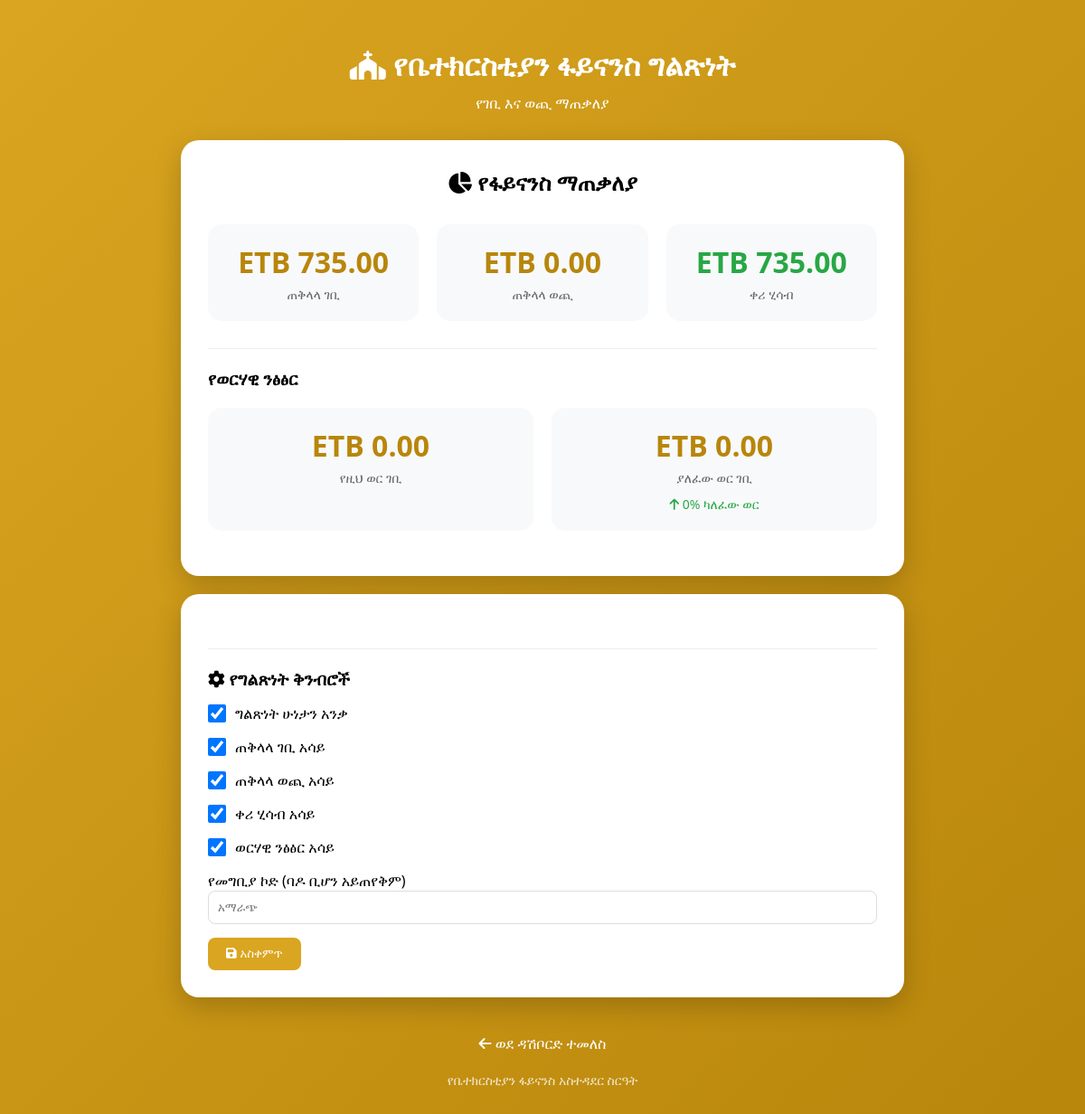
The app's page /nibret/transparency.php (signed in) with its own data.
### tables this page shows
CREATE TABLE `transparency_settings` (
  `id` int(11) NOT NULL AUTO_INCREMENT,
  `public_view_enabled` tinyint(1) DEFAULT 1,
  `show_income_total` tinyint(1) DEFAULT 1,
  `show_expense_total` tinyint(1) DEFAULT 1,
  `show_balance` tinyint(1) DEFAULT 1,
  `show_monthly_comparison` tinyint(1) DEFAULT 1,
  `access_code` varchar(50) DEFAULT NULL,
  `updated_by` int(11) DEFAULT NULL,
  `updated_at` datetime DEFAULT current_timestamp() ON UPDATE current_timestamp(),
  PRIMARY KEY (`id`),
  KEY `updated_by` (`updated_by`),
  CONSTRAINT `transparency_settings_ibfk_1` FOREIGN KEY (`updated_by`) REFERENCES `users` (`id`)
);

### config/functions.php (called while the page is built, shortened)
<?php
function getBalance($pdo) {
    $stmt = $pdo->query("SELECT COALESCE(SUM(amount),0) as total FROM income");
    $income = $stmt->fetch()['total'];
    $stmt = $pdo->query("SELECT COALESCE(SUM(amount),0) as total FROM expenses WHERE status = 'FULLY_APPROVED'");
    $expense = $stmt->fetch()['total'];
    $stmt = $pdo->query("SELECT COALESCE(SUM(amount),0) as total FROM withdrawals");
    $withdrawals = $stmt->fetch()['total'];
    return $income - $expense - $withdrawals;
}
function getTransparencyData($pdo) {
    $stmt = $pdo->query("SELECT * FROM transparency_settings LIMIT 1");
    $settings = $stmt->fetch();
    $data = ['enabled' => true];
    if ($settings['show_income_total']) {
        $stmt = $pdo->query("SELECT COALESCE(SUM(amount),0) as total FROM income");
        $data['total_income'] = $stmt->fetch()['total'];
    }
    if ($settings['show_expense_total']) {
        $stmt = $pdo->query("SELECT COALESCE(SUM(amount),0) as total FROM expenses WHERE status = 'FULLY_APPROVED'");
        $data['total_expense'] = $stmt->fetch()['total'];
    }
    if ($settings['show_balance']) {
        $data['balance'] = getBalance($pdo);
    }
    if ($settings['show_monthly_comparison']) {
        $this_month = date('m');
        $last_month = date('m', strtotime('-1 month'));
        $stmt = $pdo->prepare("SELECT COALESCE(SUM(amount),0) as total FROM income WHERE MONTH(recorded_date) = ? AND YEAR(recorded_date) = YEAR(CURDATE())");
        $stmt->execute([$this_month]);
        $data['this_month_income'] = $stmt->fetch()['total'];
        $stmt->execute([$last_month]);
        $data['last_month_income'] = $stmt->fetch()['total'];
        $data['monthly_growth'] = $data['last_month_income'] > 0 ?
            round(($data['this_month_income'] - $data['last_month_income']) / $data['last_month_income'] * 100, 1) : 0;
    }
    return $data;
}
?>

### nibret/transparency.php (the view, shortened to what this page needs)
<?php
require_once '../config/database.php';
require_once '../config/functions.php';
$data = getTransparencyData($pdo);
$settings = $pdo->query("SELECT * FROM transparency_settings LIMIT 1")->fetch();
        ?>
        <?php
$is_admin = isset($_SESSION['user_id']) && $_SESSION['role'] == 'Nibret_Admin';
?>
<!DOCTYPE html>
<html lang="en">
<head>
    <link rel="stylesheet" href="https://cdnjs.cloudflare.com/ajax/libs/font-awesome/6.4.0/css/all.min.css">
</head>
<body>
    <div class="container">
        <div class="header">
            <h1><i class="fas fa-church"></i> የቤተክርስቲያን ፋይናንስ ግልጽነት</h1>
            <p>የገቢ እና ወጪ ማጠቃለያ</p>
        </div>
        <?php if (!$data['enabled']): ?>
        <div class="card">
            <h2 style="text-align: center;">🔒 ግልጽነት ሁነታ አልነቃም</h2>
            <p style="text-align: center; margin-top: 20px;">እባክዎ በኋላ ይሞክሩ።</p>
        </div>
        <?php else: ?>
        <div class="card">
            <h2 style="text-align: center; margin-bottom: 30px;">
                <i class="fas fa-chart-pie"></i> የፋይናንስ ማጠቃለያ
            </h2>
            <div class="stats-grid">
                <?php if (isset($data['total_income'])): ?>
                <div class="stat-box">
                    <div class="stat-value">ETB <?php echo number_format($data['total_income'], 2); ?></div>
                    <div class="stat-label">ጠቅላላ ገቢ</div>
                </div>
                <?php endif; ?>
                <?php if (isset($data['total_expense'])): ?>
                <div class="stat-box">
                    <div class="stat-value">ETB <?php echo number_format($data['total_expense'], 2); ?></div>
                    <div class="stat-label">ጠቅላላ ወጪ</div>
                </div>
                <?php endif; ?>
                <?php if (isset($data['balance'])): ?>
                <div class="stat-box">
                    <div class="stat-value" style="color: <?php echo $data['balance'] >= 0 ? 'var(--success)' : '#dc3545'; ?>">
                        ETB <?php echo number_format($data['balance'], 2); ?>
                    </div>
                    <div class="stat-label">ቀሪ ሂሳብ</div>
                </div>
                <?php endif; ?>
            </div>
            <?php if (isset($data['this_month_income'])): ?>
            <div style="margin-top: 30px; padding-top: 20px; border-top: 1px solid #eee;">
                <h3 style="margin-bottom: 20px;">የወርሃዊ ንፅፅር</h3>
                <div class="stats-grid">
                    <div class="stat-box">
                        <div class="stat-value">ETB <?php echo number_format($data['this_month_income'], 2); ?></div>
                        <div class="stat-label">የዚህ ወር ገቢ</div>
                    </div>
                    <div class="stat-box">
                        <div class="stat-value">ETB <?php echo number_format($data['last_month_income'], 2); ?></div>
                        <div class="stat-label">ያለፈው ወር ገቢ</div>
                        <div class="growth <?php echo $data['monthly_growth'] >= 0 ? 'growth-up' : 'growth-down'; ?>">
                            <i class="fas fa-<?php echo $data['monthly_growth'] >= 0 ? 'arrow-up' : 'arrow-down'; ?>"></i>
                            <?php echo abs($data['monthly_growth']); ?>% ካለፈው ወር
                        </div>
                    </div>
                </div>
            </div>
            <?php endif; ?>
        </div>
        <?php endif; ?>
        <?php if ($is_admin): ?>
        <div class="card">
            <div class="admin-section">
                <h3><i class="fas fa-cog"></i> የግልጽነት ቅንብሮች</h3>
                <form method="POST">
                    <div class="form-group">
                        <label>
                            <input type="checkbox" name="enabled" <?php echo $settings['public_view_enabled'] ? 'checked' : ''; ?>>
                            ግልጽነት ሁነታን አንቃ
                        </label>
                    </div>
                    <div class="form-group">
                        <label>
                            <input type="checkbox" name="show_income" <?php echo $settings['show_income_total'] ? 'checked' : ''; ?>>
                            ጠቅላላ ገቢ አሳይ
                        </label>
                    </div>
                    <div class="form-group">
                        <label>
                            <input type="checkbox" name="show_expense" <?php echo $settings['show_expense_total'] ? 'checked' : ''; ?>>
                            ጠቅላላ ወጪ አሳይ
                        </label>
                    </div>
                    <div class="form-group">
                        <label>
                            <input type="checkbox" name="show_balance" <?php echo $settings['show_balance'] ? 'checked' : ''; ?>>
                            ቀሪ ሂሳብ አሳይ
                        </label>
                    </div>
                    <div class="form-group">
                        <label>
                            <input type="checkbox" name="show_comparison" <?php echo $settings['show_monthly_comparison'] ? 'checked' : ''; ?>>
                            ወርሃዊ ንፅፅር አሳይ
                        </label>
                    </div>
                    <div class="form-group">
                        <label>የመግቢያ ኮድ (ባዶ ቢሆን አይጠየቅም)</label>
                        <input type="text" name="access_code" value="<?php echo htmlspecialchars($settings['access_code'] ?? ''); ?>" placeholder="አማራጭ">
                    </div>
                    <button type="submit" class="btn"><i class="fas fa-save"></i> አስቀምጥ</button>
                </form>
            </div>
        </div>
        <?php endif; ?>
        <?php if (isset($_SESSION['user_id'])): ?>
        <div style="text-align: center;">
            <a href="index.php" class="back-link"><i class="fas fa-arrow-left"></i> ወደ ዳሽቦርድ ተመለስ</a>
        </div>
        <?php endif; ?>
        <div class="footer">
            የቤተክርስቲያን ፋይናንስ አስተዳደር ስርዓት
        </div>
    </div>
</body>
</html>

### nibret/transparency.php (style rules this page uses)
:root { --primary: #DAA520; --primary-dark: #B8860B; --success: #28a745; }
* { margin: 0; padding: 0; box-sizing: border-box; }
body { font-family: 'Segoe UI', sans-serif; background: linear-gradient(135deg, var(--primary), var(--primary-dark)); min-height: 100vh; padding: 20px; }
.container { max-width: 800px; margin: 0 auto; }
.header { text-align: center; color: white; padding: 30px 0; }
.header h1 { font-size: 2rem; margin-bottom: 10px; }
.card { background: white; border-radius: 20px; padding: 30px; margin-bottom: 20px; box-shadow: 0 10px 30px rgba(0,0,0,0.2); }
.stats-grid { display: grid; grid-template-columns: repeat(auto-fit, minmax(200px, 1fr)); gap: 20px; margin-bottom: 20px; }
.stat-box { text-align: center; padding: 20px; background: #f8f9fa; border-radius: 15px; }
.stat-value { font-size: 32px; font-weight: bold; color: var(--primary-dark); }
.stat-label { font-size: 14px; color: #666; margin-top: 5px; }
.growth { margin-top: 10px; font-size: 14px; }
.growth-up { color: var(--success); }
.footer { text-align: center; color: white; padding: 20px; font-size: 14px; opacity: 0.8; }
.admin-section { margin-top: 30px; padding-top: 20px; border-top: 1px solid #eee; }
.admin-section h3 { margin-bottom: 15px; }
.form-group { margin-bottom: 15px; }
.form-group label { display: flex; align-items: center; gap: 10px; cursor: pointer; }
.form-group input[type="checkbox"] { width: 20px; height: 20px; }
.form-group input[type="text"] { width: 100%; padding: 10px; border: 1px solid #ddd; border-radius: 8px; }
.btn { padding: 10px 20px; background: var(--primary); color: white; border: none; border-radius: 8px; cursor: pointer; }
.back-link { color: white; text-decoration: none; display: inline-block; margin-top: 20px; }

### records on screen
transparency_settings: public_view_enabled "☑", show_income_total "☑", show_expense_total "☑", show_balance "☑", show_monthly_comparison "☑"

### other values on screen
$data['total_income'] "735.00"
$data['total_expense'] "0.00"
$data['balance'] "735.00"
$data['this_month_income'] "0.00"
$data['last_month_income'] "0.00"
abs($data['monthly_growth']) "0"
